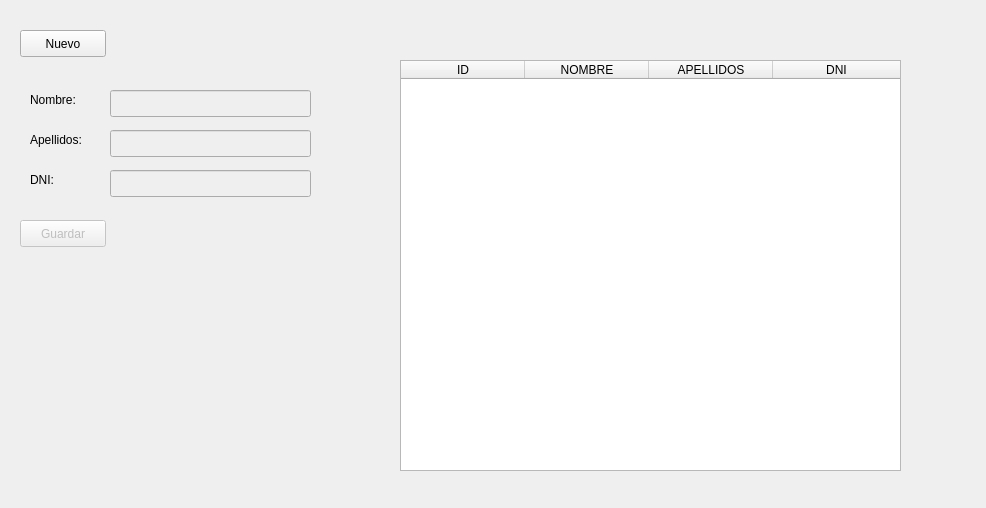
<?xml version="1.0" encoding="UTF-8"?>
<ui version="4.0">
 <class>Form</class>
 <widget class="QWidget" name="Form">
  <property name="enabled">
   <bool>true</bool>
  </property>
  <property name="geometry">
   <rect>
    <x>0</x>
    <y>0</y>
    <width>986</width>
    <height>508</height>
   </rect>
  </property>
  <property name="windowTitle">
   <string>Form</string>
  </property>
  <widget class="QPushButton" name="btn_nuevo">
   <property name="geometry">
    <rect>
     <x>20</x>
     <y>30</y>
     <width>86</width>
     <height>27</height>
    </rect>
   </property>
   <property name="text">
    <string>Nuevo</string>
   </property>
  </widget>
  <widget class="QLabel" name="lbl_nombre">
   <property name="geometry">
    <rect>
     <x>30</x>
     <y>90</y>
     <width>64</width>
     <height>19</height>
    </rect>
   </property>
   <property name="text">
    <string>Nombre:</string>
   </property>
  </widget>
  <widget class="QLineEdit" name="input_nombre">
   <property name="enabled">
    <bool>false</bool>
   </property>
   <property name="geometry">
    <rect>
     <x>110</x>
     <y>90</y>
     <width>201</width>
     <height>27</height>
    </rect>
   </property>
  </widget>
  <widget class="QLabel" name="lbl_apellidos">
   <property name="geometry">
    <rect>
     <x>30</x>
     <y>130</y>
     <width>64</width>
     <height>19</height>
    </rect>
   </property>
   <property name="text">
    <string>Apellidos:</string>
   </property>
  </widget>
  <widget class="QLabel" name="lbl_dni">
   <property name="geometry">
    <rect>
     <x>30</x>
     <y>170</y>
     <width>64</width>
     <height>19</height>
    </rect>
   </property>
   <property name="text">
    <string>DNI:</string>
   </property>
  </widget>
  <widget class="QLineEdit" name="input_apellidos">
   <property name="enabled">
    <bool>false</bool>
   </property>
   <property name="geometry">
    <rect>
     <x>110</x>
     <y>130</y>
     <width>201</width>
     <height>27</height>
    </rect>
   </property>
  </widget>
  <widget class="QLineEdit" name="input_dni">
   <property name="enabled">
    <bool>false</bool>
   </property>
   <property name="geometry">
    <rect>
     <x>110</x>
     <y>170</y>
     <width>201</width>
     <height>27</height>
    </rect>
   </property>
  </widget>
  <widget class="QPushButton" name="btn_guardar">
   <property name="enabled">
    <bool>false</bool>
   </property>
   <property name="geometry">
    <rect>
     <x>20</x>
     <y>220</y>
     <width>86</width>
     <height>27</height>
    </rect>
   </property>
   <property name="text">
    <string>Guardar</string>
   </property>
  </widget>
  <widget class="QTableWidget" name="lista">
   <property name="geometry">
    <rect>
     <x>400</x>
     <y>60</y>
     <width>501</width>
     <height>411</height>
    </rect>
   </property>
   <attribute name="horizontalHeaderMinimumSectionSize">
    <number>20</number>
   </attribute>
   <attribute name="horizontalHeaderDefaultSectionSize">
    <number>124</number>
   </attribute>
   <attribute name="horizontalHeaderShowSortIndicator" stdset="0">
    <bool>false</bool>
   </attribute>
   <attribute name="horizontalHeaderStretchLastSection">
    <bool>true</bool>
   </attribute>
   <attribute name="verticalHeaderVisible">
    <bool>false</bool>
   </attribute>
   <column>
    <property name="text">
     <string>ID</string>
    </property>
   </column>
   <column>
    <property name="text">
     <string>NOMBRE</string>
    </property>
   </column>
   <column>
    <property name="text">
     <string>APELLIDOS</string>
    </property>
   </column>
   <column>
    <property name="text">
     <string>DNI</string>
    </property>
   </column>
  </widget>
 </widget>
 <resources/>
 <connections/>
</ui>
